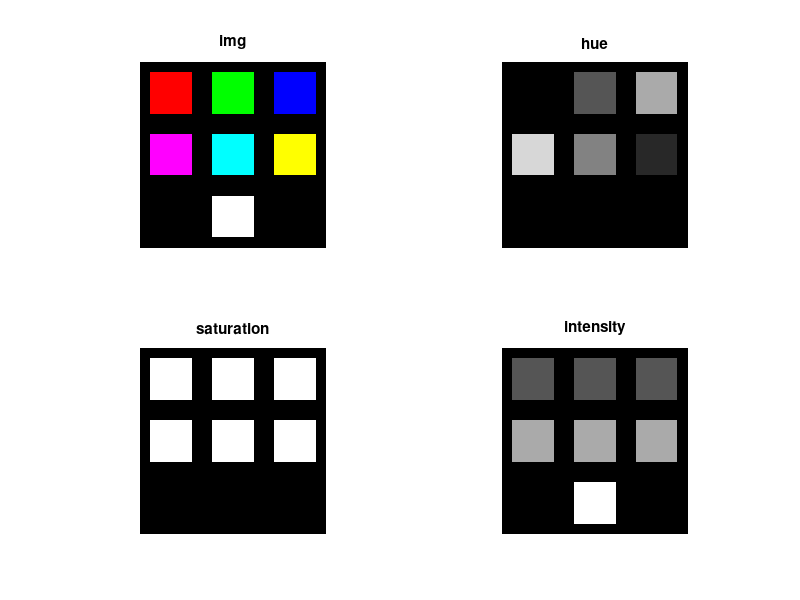

This figure's MATLAB source:
img = zeros(900,900,3);

img(50:250,50:250,1) = 255;
img(50:250,50:250,2) = 0;
img(50:250,50:250,3) = 0;

img(50:250,350:550,1) = 0;
img(50:250,350:550,2) = 255;
img(50:250,350:550,3) = 0;

img(50:250,650:850,1) = 0;
img(50:250,650:850,2) = 0;
img(50:250,650:850,3) = 255;
%%%%%%%%%%%%%%%%%%%%%%
img(350:550,50:250,1) = 255;
img(350:550,50:250,2) = 0;
img(350:550,50:250,3) = 255;

img(350:550,350:550,1) = 0;
img(350:550,350:550,2) = 255;
img(350:550,350:550,3) = 255;

img(350:550,650:850,1) = 255;
img(350:550,650:850,2) = 255;
img(350:550,650:850,3) = 0;
%%%%%%%%%%%%%%%%%%%%%%%%%%%%%
img(650:850,350:550,1) = 255;
img(650:850,350:550,2) = 255;
img(650:850,350:550,3) = 255;
%%%%%%%%%%%%%%%%%%%%%%%%%%%%
r = img(:,:,1);
g = img(:,:,2);
b = img(:,:,3);

figure;
subplot(2,2,1);
imshow(img);
title('img');

hsvimg = rgb2hsv(img);
h = hsvimg(:,:,1);
s = hsvimg(:,:,2);
v = (r+g+b)/3; %hsvimg(:,:,3);
subplot(2,2,2);
imshow(h);
title('hue');
subplot(2,2,3);
imshow(s);
title('saturation');
subplot(2,2,4);
imshow(v,[]);
title('intensity');

